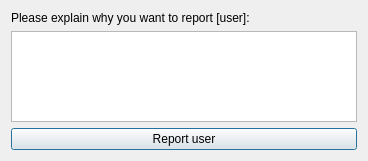
<?xml version="1.0" encoding="UTF-8"?>
<ui version="4.0">
 <class>Dialog</class>
 <widget class="QDialog" name="Dialog">
  <property name="geometry">
   <rect>
    <x>0</x>
    <y>0</y>
    <width>368</width>
    <height>161</height>
   </rect>
  </property>
  <property name="windowTitle">
   <string>Report user</string>
  </property>
  <property name="windowIcon">
   <iconset resource="icons.qrc">
    <normaloff>:/person/icons/person.png</normaloff>:/person/icons/person.png</iconset>
  </property>
  <layout class="QGridLayout" name="gridLayout">
   <item row="2" column="0">
    <widget class="QPushButton" name="sendReport">
     <property name="text">
      <string>Report user</string>
     </property>
    </widget>
   </item>
   <item row="1" column="0">
    <widget class="QTextEdit" name="reportReason">
     <property name="html">
      <string>&lt;!DOCTYPE HTML PUBLIC &quot;-//W3C//DTD HTML 4.0//EN&quot; &quot;http://www.w3.org/TR/REC-html40/strict.dtd&quot;&gt;
&lt;html&gt;&lt;head&gt;&lt;meta name=&quot;qrichtext&quot; content=&quot;1&quot; /&gt;&lt;style type=&quot;text/css&quot;&gt;
p, li { white-space: pre-wrap; }
&lt;/style&gt;&lt;/head&gt;&lt;body style=&quot; font-family:'MS Shell Dlg 2'; font-size:7.8pt; font-weight:400; font-style:normal;&quot;&gt;
&lt;p style=&quot;-qt-paragraph-type:empty; margin-top:0px; margin-bottom:0px; margin-left:0px; margin-right:0px; -qt-block-indent:0; text-indent:0px;&quot;&gt;&lt;br /&gt;&lt;/p&gt;&lt;/body&gt;&lt;/html&gt;</string>
     </property>
    </widget>
   </item>
   <item row="0" column="0">
    <widget class="QLabel" name="reportLabel">
     <property name="text">
      <string>Please explain why you want to report [user]:</string>
     </property>
    </widget>
   </item>
  </layout>
 </widget>
 <tabstops>
  <tabstop>reportReason</tabstop>
  <tabstop>sendReport</tabstop>
 </tabstops>
 <resources>
  <include location="icons.qrc"/>
 </resources>
 <connections/>
</ui>
